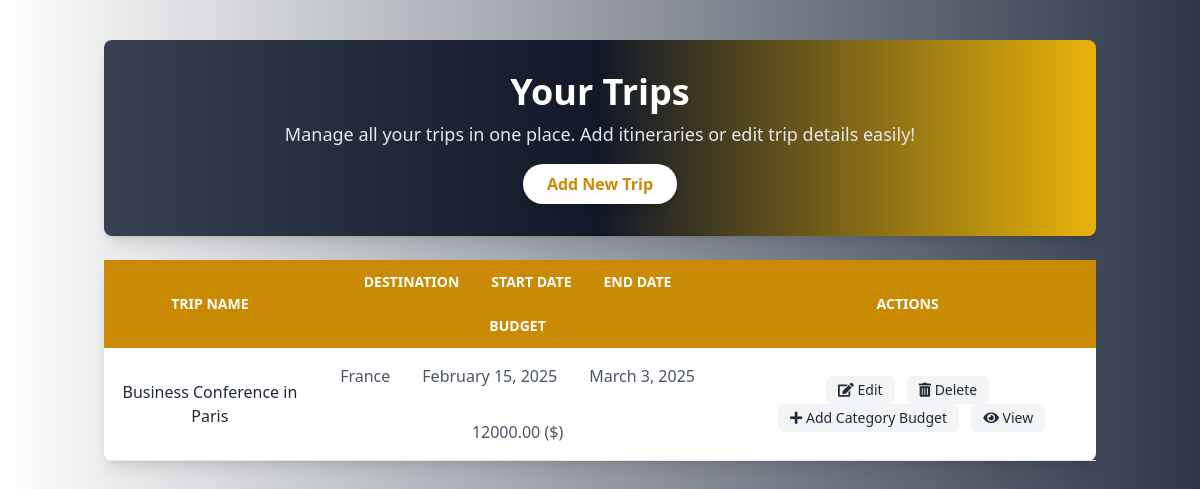
Screenshot of /travel/trip_list/ (signed in) with the database file from the repository.
### travel/models.py (models this page shows, shortened)
class Trip(models.Model):
    user = models.ForeignKey(Account, on_delete=models.CASCADE)
    trip_name = models.CharField(max_length=100)
    destination_name = models.CharField(max_length=100)  # Allows free-text destination input
    start_date = models.DateField()
    end_date = models.DateField()
    budget = models.DecimalField(max_digits=10, decimal_places=2)

### travel/views.py (the view)
# urls.py: path('trip_list/', views.trip_list, name='trip_list'),
def trip_list(request):
    trips = Trip.objects.filter(user=request.user).prefetch_related('category_budgets')
    try:
        user_profile = User_Profile.objects.get(user=request.user)
        preferred_currency = user_profile.preferred_currency
        preferred_currency_symbol = CURRENCY_SYMBOLS.get(preferred_currency, preferred_currency)
    except User_Profile.DoesNotExist:
        preferred_currency = None
        preferred_currency_symbol = None  # Fallback if no profile exists
    return render(request, 'travel/trip_list.html', {
        'trips': trips,
        'preferred_currency': preferred_currency,
        'preferred_currency_symbol': preferred_currency_symbol
    })

### travel/templates/travel/trip_list.html
{% extends 'Base.html' %}
{% block main %}
<div class="bg-white-gray min-h-screen py-10">
    <div class="container mx-auto px-4">
        <div class="text-center mb-6 bg-gradient-to-r from-gray-700 via-gray-900 to-yellow-500 py-8 rounded-lg shadow-lg">
            <h2 class="text-4xl font-extrabold text-white">Your Trips</h2>
            <p class="text-gray-200 mt-2 text-lg">
                Manage all your trips in one place. Add itineraries or edit trip details easily!
            </p>
            <div class="mt-4">
                <button class="px-6 py-2 bg-white text-yellow-600 font-bold rounded-full shadow-md hover:bg-gray-100">
                    Add New Trip
                </button>
            </div>
        </div>
        {% if trips %}
            <div class="bg-white shadow-lg rounded-lg ">
                <table class="min-w-full text-center border-collapse">
                    <thead class="bg-yellow-600 text-white">
                        <tr>
                            <th class="px-4 py-3 text-sm font-semibold uppercase">Trip Name</th>
                            <th class="px-4 py-3 text-sm hidden md:inline-block font-semibold uppercase">Destination</th>
                            <th class="px-4 py-3 text-sm hidden md:inline-block font-semibold uppercase">Start Date</th>
                            <th class="px-4 py-3 text-sm hidden md:inline-block font-semibold uppercase">End Date</th>
                            <th class="px-4 py-3 text-sm hidden md:inline-block font-semibold uppercase">Budget</th>
                            <th class="px-4 py-3 text-sm font-semibold uppercase">Actions</th>
                        </tr>
                    </thead>
                    <tbody>
                        {% for trip in trips %}
                            <tr class="border-b hover:bg-gray-50">
                                <td class="px-4 py-4 font-medium text-gray-800">{{ trip.trip_name }}</td>
                                <td class="px-4 py-4 hidden md:inline-block text-gray-600">{{ trip.destination_name }}</td>
                                <td class="px-4 py-4 hidden md:inline-block text-gray-600">{{ trip.start_date|date:"F j, Y" }}</td>
                                <td class="px-4 py-4 hidden md:inline-block text-gray-600">{{ trip.end_date|date:"F j, Y" }}</td>
                                <td class="px-4 py-4 hidden md:inline-block text-gray-600">
                                    {{ trip.budget }}
                                    {% if preferred_currency_symbol %}
                                        ({{ preferred_currency_symbol }})
                                    {% endif %}
                                </td>
                                <td class="px-4 py-4 space-x-2">
                                    <a href="{% url 'edit_trip' trip.id %}" class="inline-block px-3 py-1 bg-gray-100 text-gray-800 text-sm font-medium rounded-md hover:bg-gray-200">
                                        <i class="fas fa-edit"></i> Edit
                                    </a>
                                    <a href="{% url 'delete_trip' trip.id %}" class="md:inline-block px-3 py-1 hidden bg-gray-100 text-gray-800 text-sm font-medium rounded-md hover:bg-gray-200">
                                        <i class="fas fa-trash-alt"></i> Delete
                                    </a>
                                    <a href="{% url 'category_budget' trip.id %}" class="md:inline-block px-3 py-1 hidden bg-gray-100 text-gray-800 text-sm font-medium rounded-md hover:bg-gray-200">
                                        <i class="fas fa-plus"></i> Add Category Budget
                                    </a>
                                    <a href="{% url 'trip_detail' trip.id %}" class="inline-block px-3 py-1 bg-gray-100 text-gray-800 text-sm font-medium rounded-md hover:bg-gray-200">
                                        <i class="fas fa-eye"></i> View
                                    </a>
                                </td>
                            </tr>
                        {% endfor %}
                    </tbody>
                </table>
            </div>
        {% else %}
            <p class="text-center text-gray-500 mt-6">No trips found.
                <a href="{% url 'add_trip' %}" class="text-teal-600 hover:text-teal-700 font-medium">Add a new trip</a>.
            </p>
        {% endif %}
    </div>
</div>
{% endblock %}

### rows the page displays
Trip: trip_name "Business Conference in Paris", destination_name "France", start_date "February 15, 2025", end_date "March 3, 2025", budget "12000.00", preferred_currency_symbol "$"
